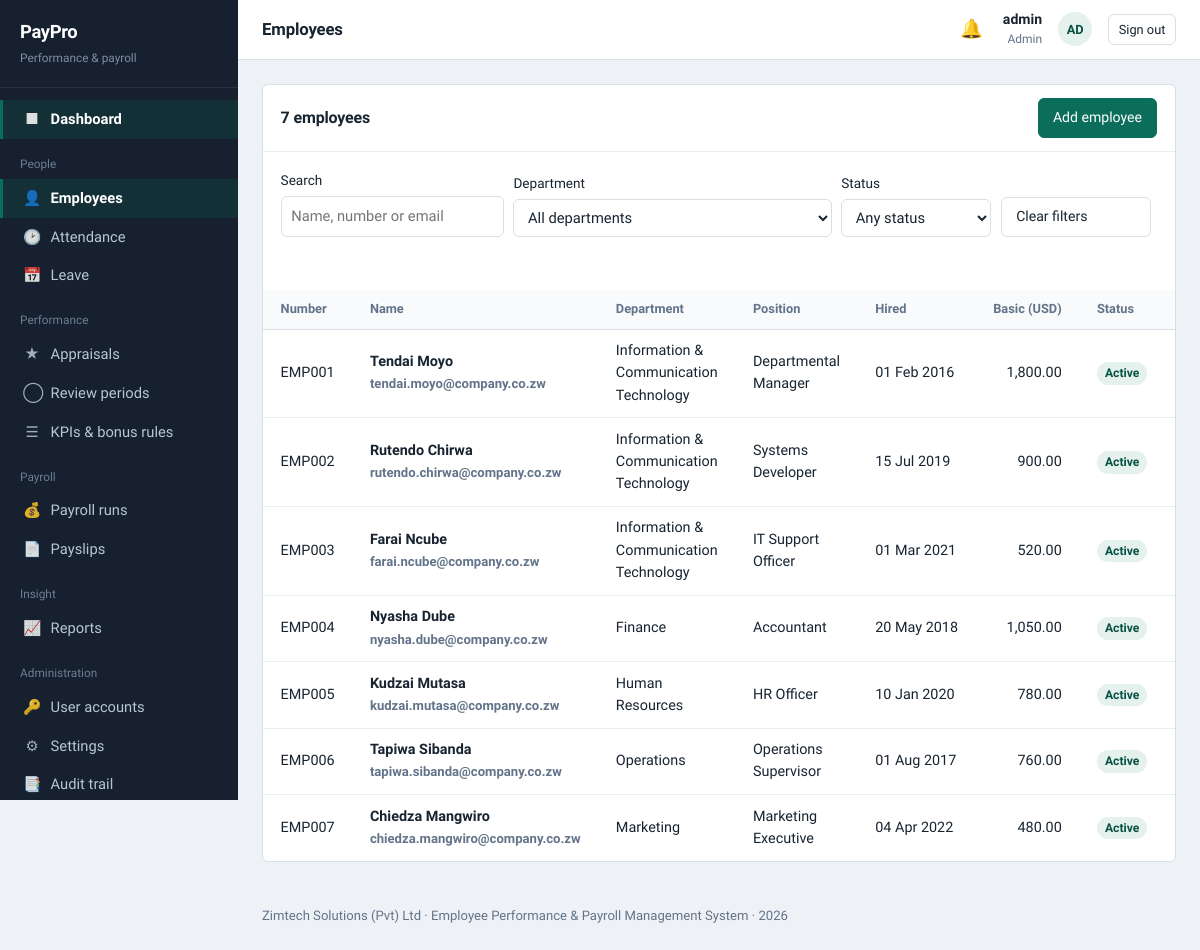
Page /modules/employees/index.php (signed in) on the committed database.
### tables this page shows
CREATE TABLE employees (
  employee_id     INT AUTO_INCREMENT PRIMARY KEY,
  emp_number      VARCHAR(20) NOT NULL UNIQUE,
  first_name      VARCHAR(50) NOT NULL,
  last_name       VARCHAR(50) NOT NULL,
  national_id     VARCHAR(25) UNIQUE,
  date_of_birth   DATE,
  gender          ENUM('Male','Female','Other') DEFAULT 'Other',
  email           VARCHAR(100) UNIQUE,
  phone           VARCHAR(25),
  address         VARCHAR(200),
  department_id   INT,
  position_id     INT,
  manager_id      INT NULL,
  hire_date       DATE NOT NULL,
  employment_type ENUM('Permanent','Contract','Intern','Part-time') DEFAULT 'Permanent',
  basic_salary    DECIMAL(12,2) NOT NULL DEFAULT 0,
  housing_allowance   DECIMAL(12,2) NOT NULL DEFAULT 0,
  transport_allowance DECIMAL(12,2) NOT NULL DEFAULT 0,
  bank_name       VARCHAR(60),
  bank_account    VARCHAR(40),
  nssa_number     VARCHAR(30),
  tax_number      VARCHAR(30),
  status          ENUM('Active','Suspended','Terminated') DEFAULT 'Active',
  created_at      TIMESTAMP DEFAULT CURRENT_TIMESTAMP,
  CONSTRAINT fk_emp_dept  FOREIGN KEY (department_id) REFERENCES departments(department_id) ON DELETE SET NULL,
  CONSTRAINT fk_emp_pos   FOREIGN KEY (position_id)   REFERENCES positions(position_id)   ON DELETE SET NULL,
  CONSTRAINT fk_emp_mgr   FOREIGN KEY (manager_id)    REFERENCES employees(employee_id)   ON DELETE SET NULL
);

CREATE TABLE departments (
  department_id INT AUTO_INCREMENT PRIMARY KEY,
  dept_code     VARCHAR(10) NOT NULL UNIQUE,
  dept_name     VARCHAR(80) NOT NULL,
  description   VARCHAR(200)
);

CREATE TABLE positions (
  position_id  INT AUTO_INCREMENT PRIMARY KEY,
  title        VARCHAR(80) NOT NULL,
  grade        VARCHAR(10) NOT NULL,
  min_salary   DECIMAL(12,2) NOT NULL DEFAULT 0,
  max_salary   DECIMAL(12,2) NOT NULL DEFAULT 0
);

### modules/employees/index.php (the view, shortened to what this page needs)
<?php
require_once dirname(__DIR__, 2) . '/config/config.php';
$cur       = setting('currency', 'USD');
$sql = "SELECT e.*, d.dept_name, p.title AS position_title
        FROM employees e
        LEFT JOIN departments d ON d.department_id = e.department_id
        LEFT JOIN positions   p ON p.position_id   = e.position_id
        WHERE 1 = 1";
$args = [];
$sql .= ' ORDER BY e.emp_number';
$stmt = $pdo->prepare($sql);
$stmt->execute($args);
$employees = $stmt->fetchAll();
include APP_ROOT . '/includes/header.php';
?>
<section class="panel">
  <div class="panel-head">
    <h2><?= count($employees) ?> employee<?= count($employees) === 1 ? '' : 's' ?></h2>
    <?php if (has_role(['admin','hr'])): ?>
      <a class="btn" href="<?= url('modules/employees/form.php') ?>">Add employee</a>
    <?php endif; ?>
  </div>
  <div class="panel-body">
    <form class="filters" method="get" data-autosubmit>
      <div class="field">
        <label for="q">Search</label>
        <input type="search" id="q" data-filter="#empTable" placeholder="Name, number or email">
      </div>
      <div class="field">
        <label for="dept">Department</label>
        <select name="dept" id="dept">
          <option value="">All departments</option>
        </select>
      </div>
      <div class="field">
        <label for="status">Status</label>
        <select name="status" id="status">
          <option value="">Any status</option>
        </select>
      </div>
      <div class="field"><label>&nbsp;</label>
        <a class="btn secondary" href="<?= url('modules/employees/index.php') ?>">Clear filters</a>
      </div>
      <div class="field"><label>&nbsp;</label><span class="hint" id="filterCount"></span></div>
    </form>
  </div>
  <div class="table-wrap">
    <table class="data" id="empTable">
      <thead>
        <tr>
          <th>Number</th><th>Name</th><th>Department</th><th>Position</th>
          <th>Hired</th><th class="num">Basic (<?= e($cur) ?>)</th><th>Status</th><th></th>
        </tr>
      </thead>
      <tbody>
      <?php foreach ($employees as $emp): ?>
        <tr>
          <td class="nowrap"><?= e($emp['emp_number']) ?></td>
          <td class="strong"><?= e($emp['first_name'] . ' ' . $emp['last_name']) ?><br>
              <span class="small muted"><?= e($emp['email']) ?></span></td>
          <td><?= e($emp['dept_name'] ?? '—') ?></td>
          <td><?= e($emp['position_title'] ?? '—') ?></td>
          <td class="nowrap"><?= fdate($emp['hire_date']) ?></td>
          <td class="num"><?= money($emp['basic_salary']) ?></td>
          <td><?= status_badge($emp['status']) ?></td>
          <td>
          </td>
        </tr>
      <?php endforeach; ?>
      </tbody>
    </table>
  </div>
</section>
<?php include APP_ROOT . '/includes/footer.php'; ?>

### includes/functions.php (shortened to what this page needs)
<?php
function e($value): string {
    return htmlspecialchars((string)$value, ENT_QUOTES, 'UTF-8');
}
function url(string $path = ''): string {
    return BASE_URL . '/' . ltrim($path, '/');
}
function money($amount): string {
    return number_format((float)$amount, 2);
}
function fdate($date, string $format = 'd M Y'): string {
    return date($format, strtotime($date));
}
function user_role(): string {
    return $_SESSION['user']['role_name'] ?? '';
}
function has_role($roles): bool {
    $roles = (array)$roles;
    return in_array(user_role(), $roles, true);
}
function setting(string $key, $default = null) {
    global $pdo;
    static $cache = null;
    if ($cache === null) {
        $cache = [];
        foreach ($pdo->query('SELECT setting_key, setting_value FROM settings') as $row) {
            $cache[$row['setting_key']] = $row['setting_value'];
        }
    }
    return $cache[$key] ?? $default;
}
function status_badge(string $status): string {
    $map = [
        'Active' => 'ok', 'Approved' => 'ok', 'Present' => 'ok', 'Paid' => 'ok', 'Processed' => 'ok',
        'Pending' => 'warn', 'Draft' => 'warn', 'Submitted' => 'warn', 'Late' => 'warn', 'Half Day' => 'warn',
        'Rejected' => 'bad', 'Absent' => 'bad', 'Terminated' => 'bad', 'Disabled' => 'bad', 'Suspended' => 'bad',
    ];
    $class = $map[$status] ?? 'neutral';
    return '<span class="badge ' . $class . '">' . e($status) . '</span>';
}

### assets/css/style.css (style rules this page uses)
:root { --ink: #16202e; --ink-soft: #1f2d3f; --paper: #eef1f5; --surface: #ffffff; --line: #d9dee6; --line-soft: #eaeef3; --text: #182430; --muted: #63748a; --brand: #0b6e5a; --brand-dark: #085243; --brand-tint: #e4f1ed; --gold: #a86b12; --gold-tint: #fbf0dc; --red: #a92a20; --red-tint: #fbe7e5; --blue: #23557f; --blue-tint: #e3edf6; --radius: 6px; --sidebar-w: 238px; }
* { box-sizing: border-box; }
html { -webkit-text-size-adjust: 100%; }
body { margin: 0; font-family: 'Public Sans', -apple-system, 'Segoe UI', Roboto, Helvetica, Arial, sans-serif; font-size: 15px; line-height: 1.55; color: var(--text); background: var(--paper); }
h1, h2, h3, h4 { margin: 0 0 .5rem; line-height: 1.25; font-weight: 600; letter-spacing: -0.01em; }
h2 { font-size: 1.15rem; }
a { color: var(--brand); text-decoration: none; }
.panel { background: var(--surface); border: 1px solid var(--line); border-radius: var(--radius); margin-bottom: 1.25rem; }
.panel-head { display: flex; align-items: center; gap: .75rem; padding: .85rem 1.1rem; border-bottom: 1px solid var(--line-soft); }
.panel-head h2 { margin: 0; font-size: 1rem; }
.panel-body { padding: 1.1rem; }
.table-wrap { overflow-x: auto; }
table.data { width: 100%; border-collapse: collapse; font-size: .9rem; }
table.data th { text-align: left; font-weight: 600; color: var(--muted); font-size: .8rem; padding: .6rem 1.1rem; border-bottom: 1px solid var(--line); white-space: nowrap; background: #f8fafb; }
table.data td { padding: .65rem 1.1rem; border-bottom: 1px solid var(--line-soft); vertical-align: middle; }
table.data tr:last-child td { border-bottom: 0; }
table.data .num { text-align: right; font-variant-numeric: tabular-nums; white-space: nowrap; }
table.data .strong { font-weight: 600; }
.field { display: flex; flex-direction: column; gap: .3rem; }
label { font-size: .85rem; font-weight: 500; }
input[type=text], input[type=email], input[type=password], input[type=date], input[type=time], input[type=number], input[type=search], select, textarea { font: inherit; font-size: .92rem; padding: .5rem .6rem; border: 1px solid var(--line); border-radius: var(--radius); background: var(--surface); color: var(--text); width: 100%; }
.filters { display: flex; flex-wrap: wrap; gap: .6rem; align-items: flex-end; }
.filters .field { min-width: 150px; }
.btn { display: inline-flex; align-items: center; gap: .4rem; font: inherit; font-size: .88rem; font-weight: 500; padding: .48rem .9rem; border-radius: var(--radius); border: 1px solid var(--brand); background: var(--brand); color: #fff; cursor: pointer; text-decoration: none; white-space: nowrap; }
.btn.secondary { background: var(--surface); color: var(--text); border-color: var(--line); }
.badge { display: inline-block; font-size: .76rem; font-weight: 600; padding: .12rem .5rem; border-radius: 20px; white-space: nowrap; }
.badge.ok { background: var(--brand-tint); color: var(--brand-dark); }
.muted { color: var(--muted); }
.small { font-size: .82rem; }
.nowrap { white-space: nowrap; }

### rows in the picture
employees: emp_number "EMP001", first_name+last_name "Tendai Moyo", email "tendai.moyo@company.co.zw", department.dept_name "Information & Communication Technology", position.title "Departmental Manager", hire_date "01 Feb 2016", basic_salary "1,800.00", status "Active"
employees: emp_number "EMP002", first_name+last_name "Rutendo Chirwa", email "rutendo.chirwa@company.co.zw", department.dept_name "Information & Communication Technology", position.title "Systems Developer", hire_date "15 Jul 2019", basic_salary "900.00", status "Active"
employees: emp_number "EMP003", first_name+last_name "Farai Ncube", email "farai.ncube@company.co.zw", department.dept_name "Information & Communication Technology", position.title "IT Support Officer", hire_date "01 Mar 2021", basic_salary "520.00", status "Active"
employees: emp_number "EMP004", first_name+last_name "Nyasha Dube", email "nyasha.dube@company.co.zw", department.dept_name "Finance", position.title "Accountant", hire_date "20 May 2018", basic_salary "1,050.00", status "Active"
employees: emp_number "EMP005", first_name+last_name "Kudzai Mutasa", email "kudzai.mutasa@company.co.zw", department.dept_name "Human Resources", position.title "HR Officer", hire_date "10 Jan 2020", basic_salary "780.00", status "Active"
employees: emp_number "EMP006", first_name+last_name "Tapiwa Sibanda", email "tapiwa.sibanda@company.co.zw", department.dept_name "Operations", position.title "Operations Supervisor", hire_date "01 Aug 2017", basic_salary "760.00", status "Active"
employees: emp_number "EMP007", first_name+last_name "Chiedza Mangwiro", email "chiedza.mangwiro@company.co.zw", department.dept_name "Marketing", position.title "Marketing Executive", hire_date "04 Apr 2022", basic_salary "480.00", status "Active"

### other values in the picture
APP_NAME "PayPro"
$pageTitle "Employees"
$u['full_name'] "admin"
$u['role_name'] "Admin"
$initials "AD"
count($employees) "7"
$cur "USD"
setting('company_name', 'Company') "Zimtech Solutions (Pvt) Ltd"
APP_LONG_NAME "Employee Performance & Payroll Management System"
